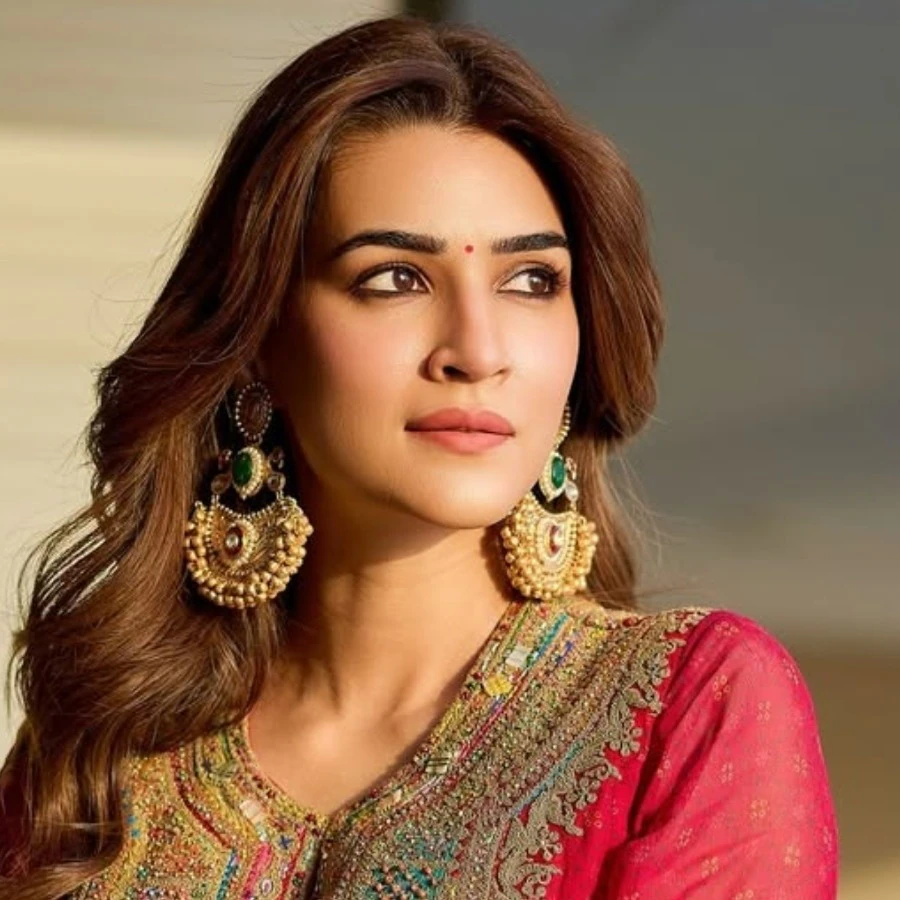
#> input picture opencv/images/img-3.webp, 900 x 900 px, found by its file name
$ jupyter execute OpenCV_drawing_a_circle_9.ipynb
#> lines starting #> are read from the running program, lines starting #| are printed output that depends on the picture
## Drawing Circle on an image using OpenCV
new_img = cv2.circle(old_img,(270, 160),120,(0, 255, 0),4,lineType=16)

[cell 1]
import cv2

[cell 2]
Old_img = cv2.imread(r"C:\Users\anmol sarin\OneDrive\Desktop\me\opencv\images\img-3.webp")
#> Old_img is the input picture: shape (900, 900, 3); mean B, G, R 76.8, 100.9, 140.1
img_resize = cv2.resize(Old_img,(400,400))
new_img = cv2.circle(img = img_resize,center=[200,150],radius = 87,color=[0,255,0],thickness = 2, lineType = 16)
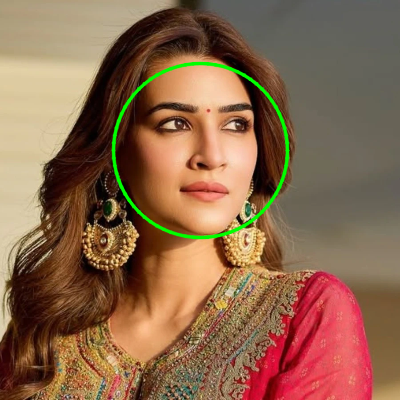
#> new_img: shape (400, 400, 3); mean B, G, R 76.3, 103.1, 138.7
cv2.imshow("image" , new_img)
cv2.waitKey(0)
cv2.destroyAllWindows()

hiding an image
<hr>
to hide an image we will change the thickness from +ve value to -1

[cell 3]
Old_img = cv2.imread(r"C:\Users\anmol sarin\OneDrive\Desktop\me\opencv\images\img-3.webp")
img_resize = cv2.resize(Old_img,(400,400))
new_img = cv2.circle(img = img_resize,center=[200,150],radius = 80,color=[0,255,0],thickness = -1, lineType = 16)
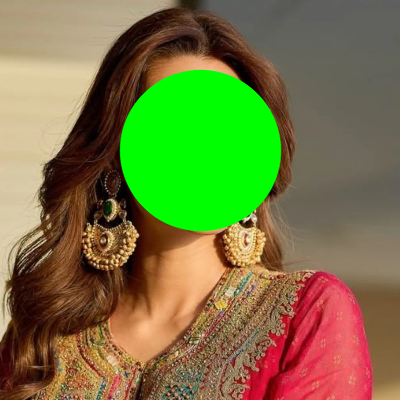
#> new_img: shape (400, 400, 3); mean B, G, R 66.2, 118.6, 118.3
cv2.imshow("image" , new_img)
cv2.waitKey(0)
cv2.destroyAllWindows()

$ run again, with opencv/images/img-1.webp copied over opencv/images/img-3.webp
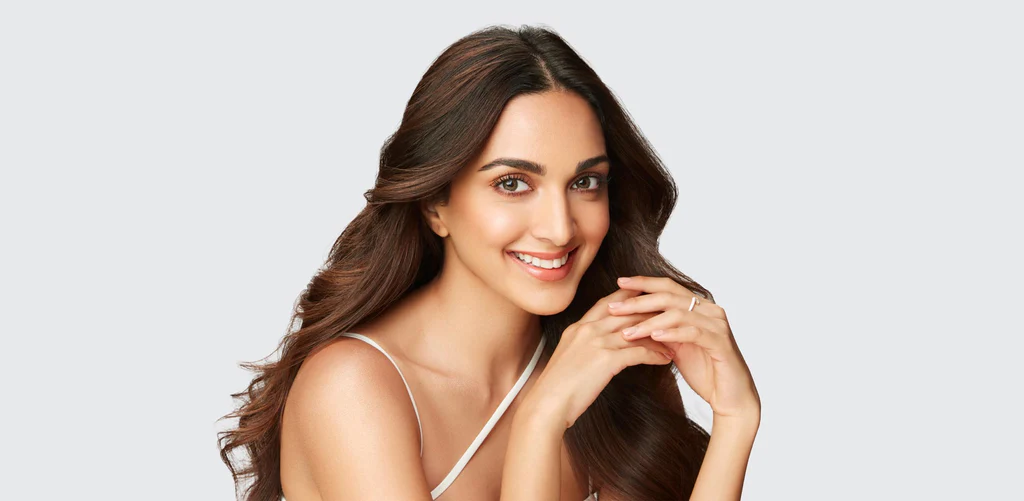
#> input picture opencv/images/img-1.webp, 1024 x 501 px, found by its file name
#> Old_img is the input picture: shape (501, 1024, 3); mean B, G, R 186.6, 193.5, 205.4
#> `img_resize = cv2.resize(Old_img,(400,400))`:
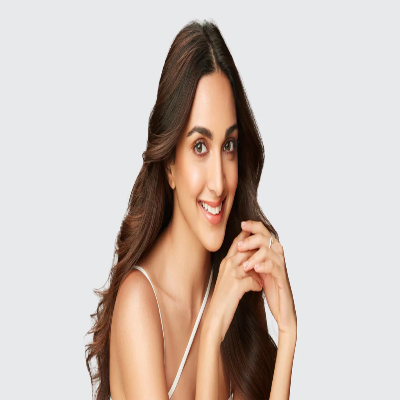
#> img_resize: shape (400, 400, 3); mean B, G, R 186.6, 193.5, 205.4
#> `new_img = cv2.circle(img = img_resize,center=[200,150],radius = 80,col..`:
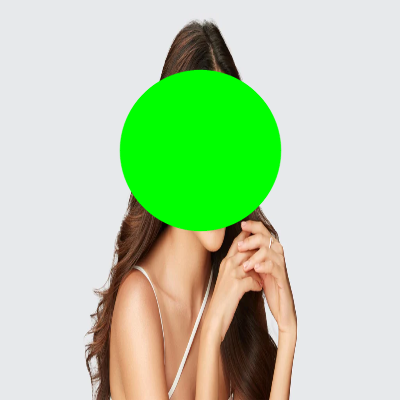
#> new_img: shape (400, 400, 3); mean B, G, R 173.3, 210.6, 186.2

$ run again, with opencv/images/img-2.webp copied over opencv/images/img-3.webp
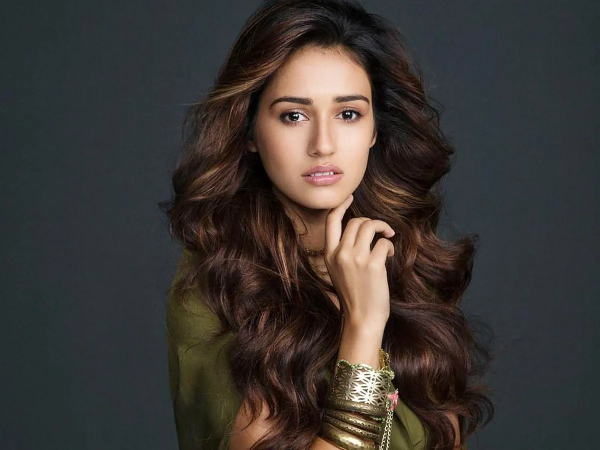
#> input picture opencv/images/img-2.webp, 1200 x 900 px, found by its file name (shown at 1/2 size)
#> Old_img is the input picture: shape (900, 1200, 3); mean B, G, R 52.3, 55.5, 60.1
#> `img_resize = cv2.resize(Old_img,(400,400))`:
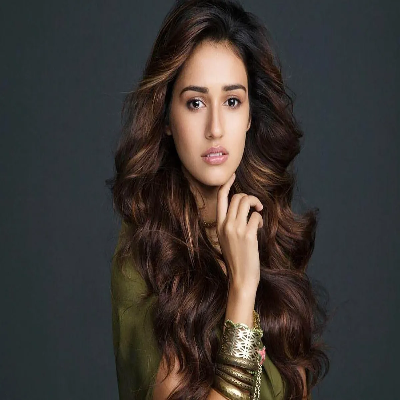
#> img_resize: shape (400, 400, 3); mean B, G, R 52.3, 55.5, 60.1
#> `new_img = cv2.circle(img = img_resize,center=[200,150],radius = 80,col..`:
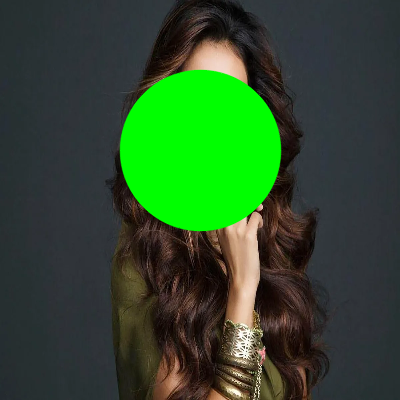
#> new_img: shape (400, 400, 3); mean B, G, R 43.7, 77.7, 46.4
